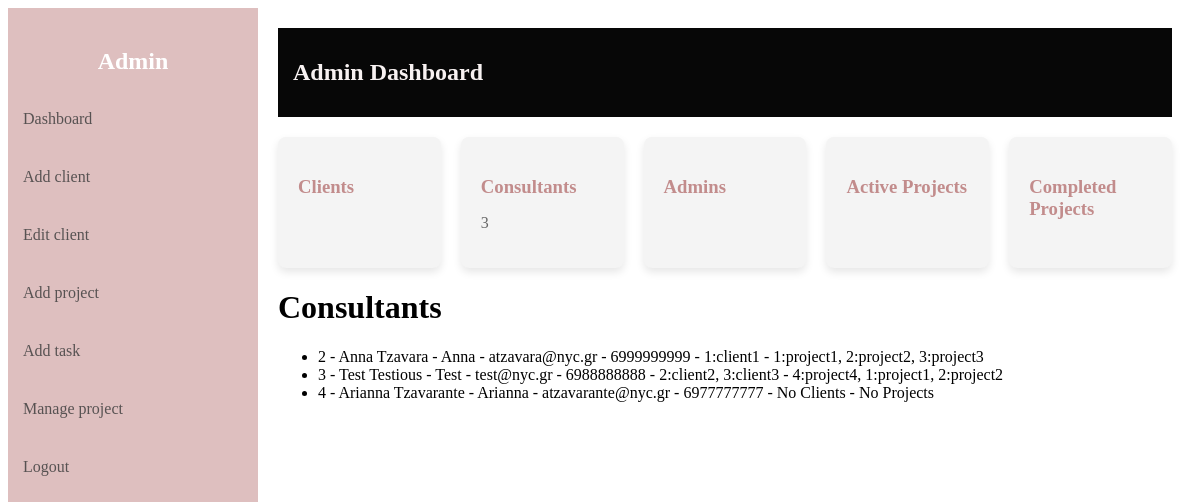
The app's page /consultants/list (signed in) with its own data.
### server.py (models this page shows)
class User(UserMixin, db.Model):
    id = db.Column(db.Integer, primary_key=True)
    fullname = db.Column(db.String(150), nullable=False)
    username = db.Column(db.String(80), unique=True, nullable=False)
    email = db.Column(db.String(120), unique=True, nullable=False)
    phone = db.Column(db.String(10), unique=True, nullable=False)
    password = db.Column(db.String(200), nullable=False)
    role = db.Column(db.String(20), nullable=False, default='consultant')
    clients = db.relationship('Client', back_populates='consultant')
    projects = db.relationship('Project', secondary=project_consultants, back_populates='consultants')
    tasks = db.relationship('Task', back_populates='consultant')

class Client(db.Model):
    id = db.Column(db.Integer, primary_key=True)
    name = db.Column(db.String(150), nullable=False)
    email = db.Column(db.String(120), unique=True, nullable=False)
    phone = db.Column(db.String(10), unique=True, nullable=False)
    address = db.Column(db.String(200), nullable=False)
    ssn = db.Column(db.String(11), unique=True, nullable=False)
    postalcode = db.Column(db.String(10), nullable=False)
    notes = db.Column(db.String(500), nullable=True)
    consultant_id = db.Column(db.Integer, db.ForeignKey('user.id'), nullable=True)
    consultant = db.relationship('User', back_populates='clients')
    projects = db.relationship('Project', back_populates='client')

class Project(db.Model):
    id = db.Column(db.Integer, primary_key=True)
    name = db.Column(db.String(150), nullable=False)
    client_id = db.Column(db.Integer, db.ForeignKey('client.id'), nullable=False)
    deadline = db.Column(db.Date, nullable=True)
    description = db.Column(db.String(500), nullable=True)
    status = db.Column(db.String(20), default="To Do", nullable=False)
    consultants = db.relationship('User', secondary=project_consultants, back_populates='projects')
    client = db.relationship('Client', back_populates='projects')
    tasks = db.relationship('Task', back_populates='project')
    __table_args__ = (
        CheckConstraint("status IN ('To Do', 'In Progress', 'Completed')", name="check_project_status"),
    )

### server.py (the view)
@app.route("/consultants/list")
@login_required
def consultants_list():
    if current_user.role != 'admin':
        return "Unauthorized", 403
    all_consultants = User.query.filter_by(role='consultant').all()
    total_consultants = User.query.filter_by(role='consultant').count()
    return render_template('consultants_list.html', consultants=all_consultants, total_consultants=total_consultants)

### server.py (called while the page is built)
@login_manager.user_loader
def load_user(user_id):
    return User.query.get(int(user_id))

### templates/consultants_list.html (shortened to what this page needs)
{% extends 'dashboard.html' %}
{% block content %}
    <h1>Consultants</h1>
    <ul>
        {% for consultant in consultants %}
        <li>
            {{ consultant.id }} -
            {{ consultant.fullname }} -
            {{ consultant.username }} -
            {{ consultant.email }} -
            {{ consultant.phone }} -
            {% if consultant.clients %}
                {% for client in consultant.clients%}{{ client.id }}:{{ client.name }}{% if not loop.last %}, {% endif %}{% endfor %}
            {% else %}
                No Clients
            {% endif %} -
            {% if consultant.projects %}
                {% for project in consultant.projects%}{{ project.id }}:{{ project.name }}{% if not loop.last %}, {% endif %}{% endfor %}
            {% else %}
                No Projects
            {% endif %}
        </li>
        {% else %}
        <li>No Consultants available.</li>
        {% endfor %}
    </ul>
{% endblock %}

### records on screen
User: id "2", fullname "Anna Tzavara", username "Anna", email "atzavara@nyc.gr", phone "6999999999"
Client: id "1", name "client1"
Project: id "1", name "project1"
Project: id "2", name "project2"
Project: id "3", name "project3"
User: id "3", fullname "Test Testious", username "Test", email "test@nyc.gr", phone "6988888888"
Client: id "2", name "client2"
Client: id "3", name "client3"
Project: id "4", name "project4"
User: id "4", fullname "Arianna Tzavarante", username "Arianna", email "atzavarante@nyc.gr", phone "6977777777", shows "No Clients", shows "No Projects"

### other values on screen
{{ total_consultants }} "3"
